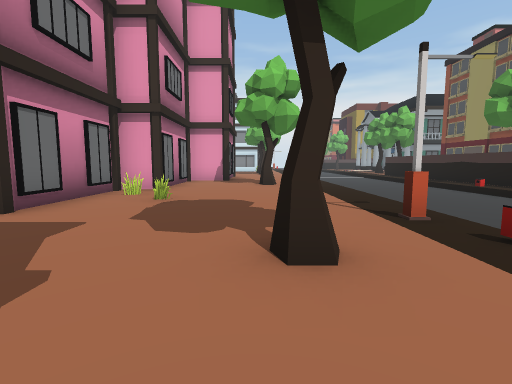
View 1 (above)

24 first-person views from a walk through a scene from a Unity 3-D project. The camera is 1.4 m above the floor, tilts 6° down and sees 85° across. The floor is counted in squares, 2 m on a side. Each view is taken from the middle of a square. On the plan, view 1 faces up. The plan holds only what a view shows up to about 9 squares ahead; the rest is blank. The place goes on beyond the plan. The player is left out.

View 2
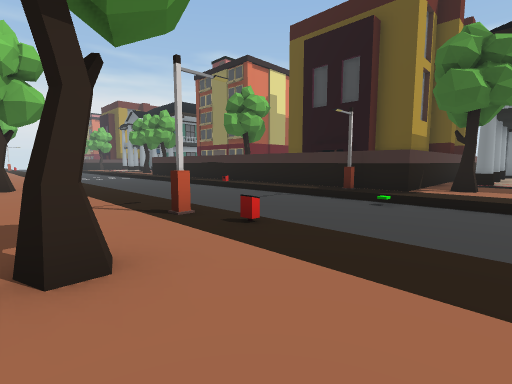

View 3
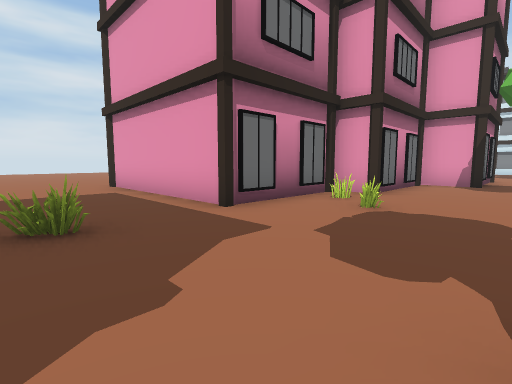

View 4
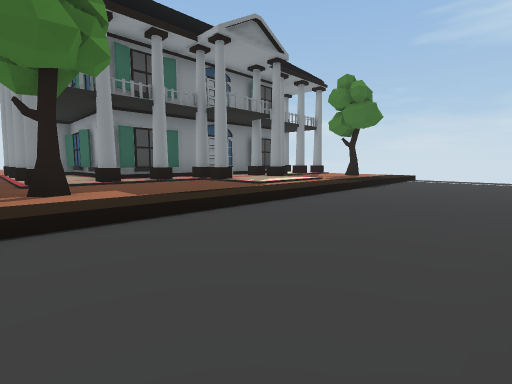

View 5
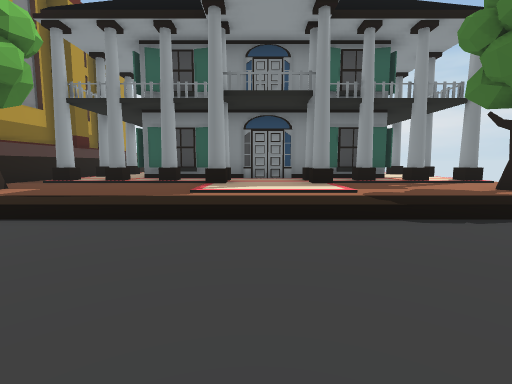

View 6
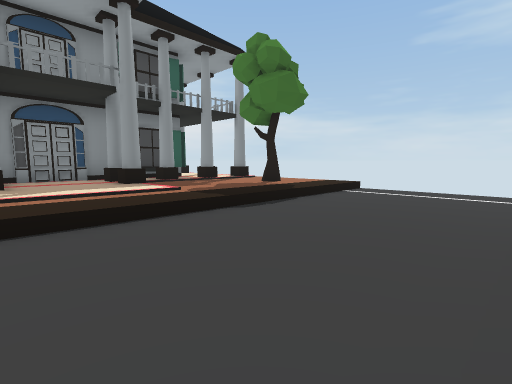

View 7
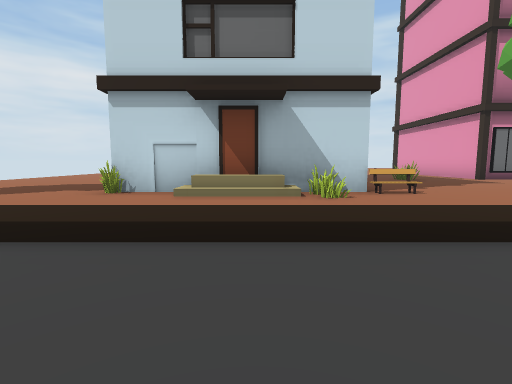

View 8
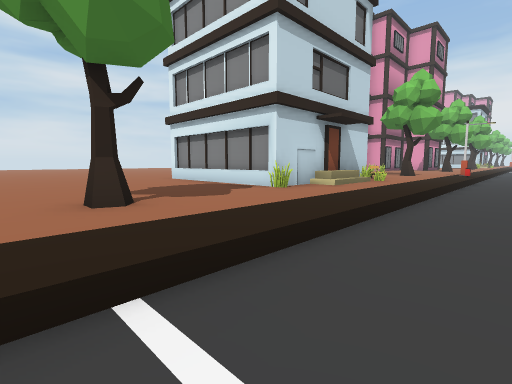

View 9
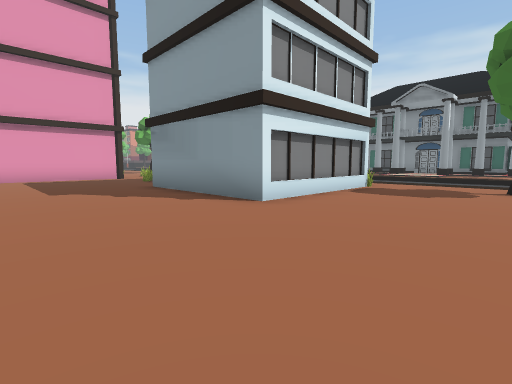

View 10
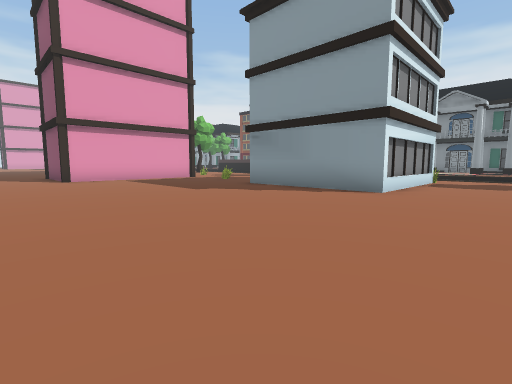

View 11
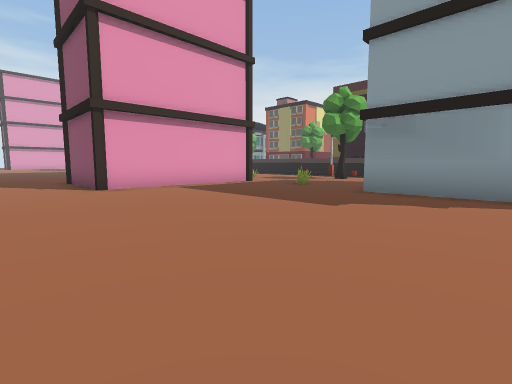

View 12
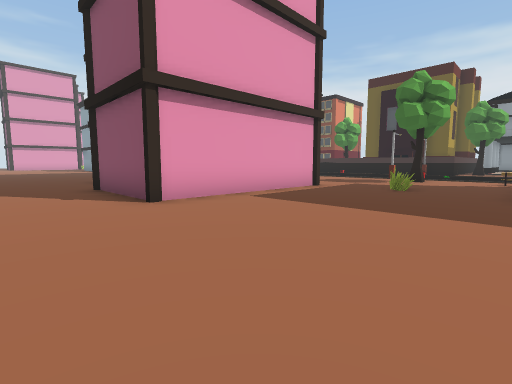

View 13
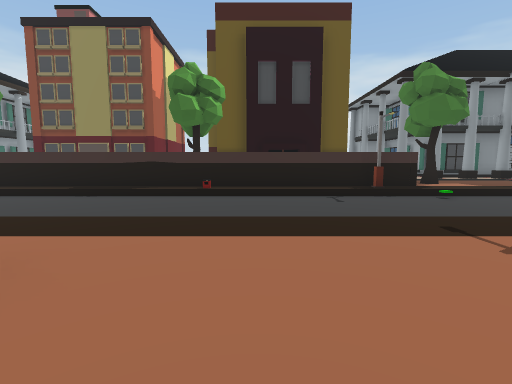

View 14
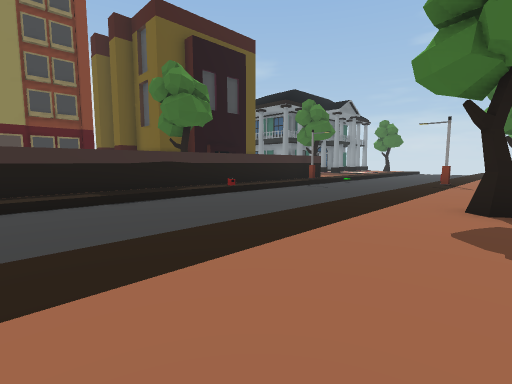

View 15
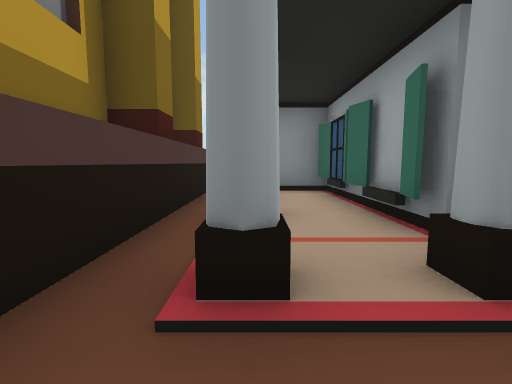

View 16
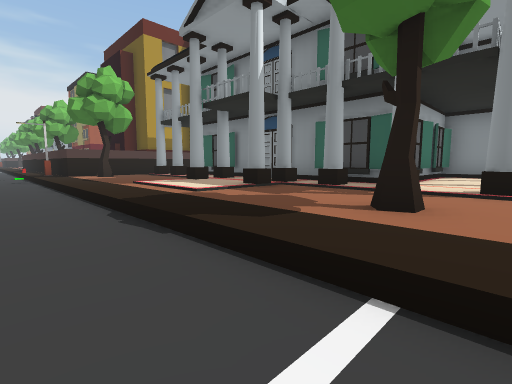

View 17
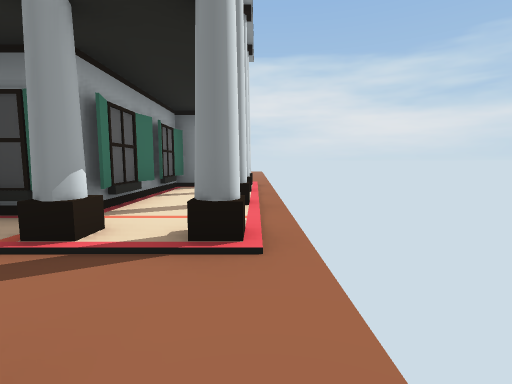

View 18
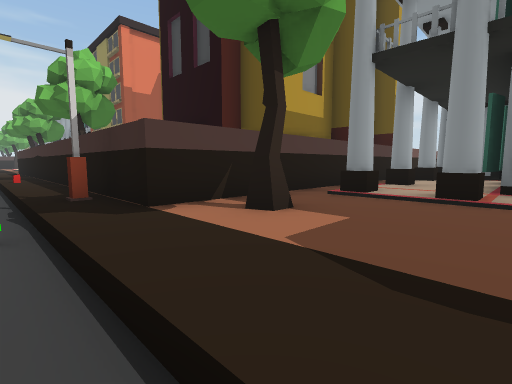

View 19
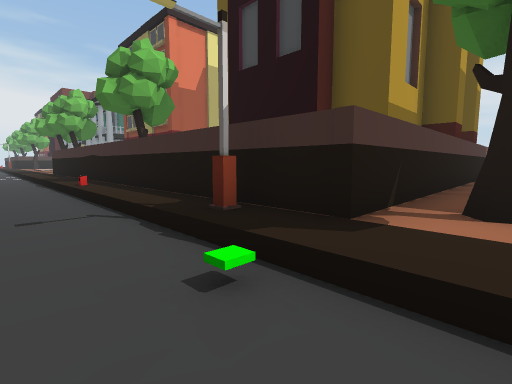

View 20
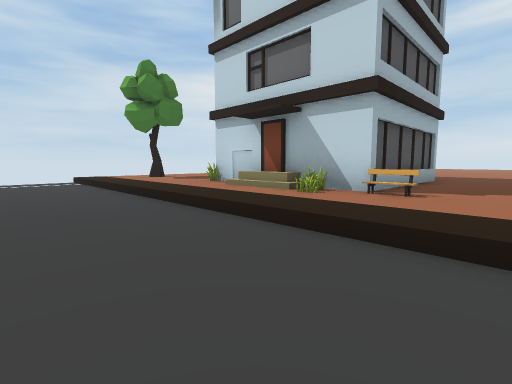

View 21
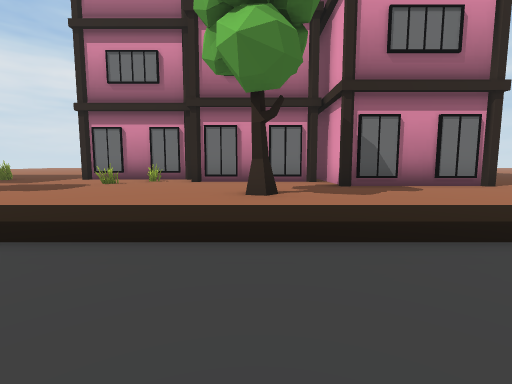

View 22
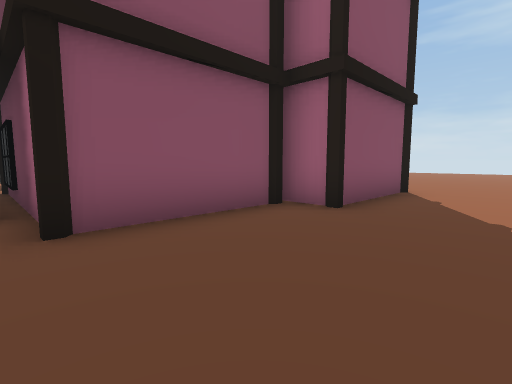

View 23
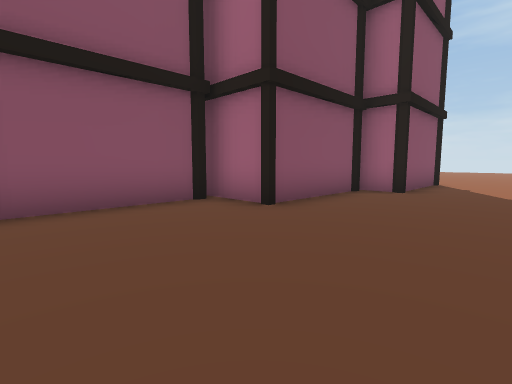

View 24
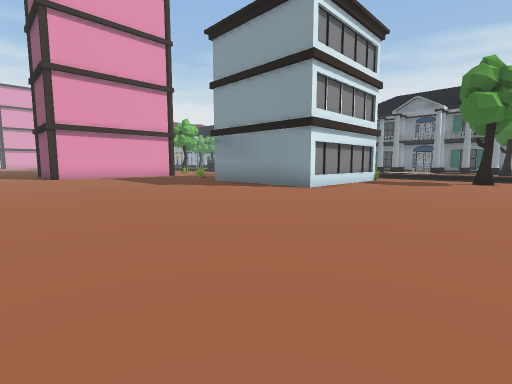

### Floor plan
Key: @ floor where view 1 was taken; # wall or solid block; . main floor; - floor 0.25 m lower than the main floor; = window, fence, low wall or low ledge; T tree; L lamp; B building; E bench.
Columns run from 11 left of view 1 to 17 right of it. Each row starts with its distance up from view 1.
 14 .....#    #...----#
 13 .....#    #...----#
 12 .....#    #...----#
 11 .....#  ###...----#
 10 ....##  #.....----#
  9 ....#   #..T..----#T
  8 ....#  ##.....----#
  7 ...##  #......----#
  6 ...#   #......----#
  5 ...#   #.=....----#
  4 ...#####.....L----L
  3 ..............----L#  ######
  2 ........=..T..----.####....
  1 ........=.....----.T.B.B B B
  0 ...........@..----...B     B
 -1 .......####E..----.... BBBBB
 -2 .......#  ##=.----...B
 -3 .......#   #..----..BB
 -4 .......#   #..----..
 -5 .......#####..----..
 -6 ..............----....
 -7 ..............----...B
 -8 ..............----...B BBBBB
 -9 ...........T..----.T..     BB
-10 ..............----...B.B.B.B.

Positions as (right, up) in squares from view 1, and headings:
1: (0, 0), facing up
2: (0, 0), facing up-right
3: (0, 1), facing up-left
4: (3, 2), facing down-right
5: (3, -4), facing right
6: (3, -3), facing down-right
7: (5, -3), facing left
8: (4, -10), facing up-left
9: (-8, -9), facing up-right
10: (-11, -8), facing up-right
11: (-11, -4), facing up-right
12: (-11, -1), facing up-right
13: (-1, 7), facing right
14: (0, 14), facing down-right
15: (9, 1), facing right
16: (5, -10), facing up-right
17: (8, -10), facing right
18: (6, -1), facing up-right
19: (5, 1), facing up-right
20: (5, 1), facing down-left
21: (5, 9), facing left
22: (-11, 11), facing down-right
23: (-11, 14), facing down-right
24: (-11, -10), facing up-right
